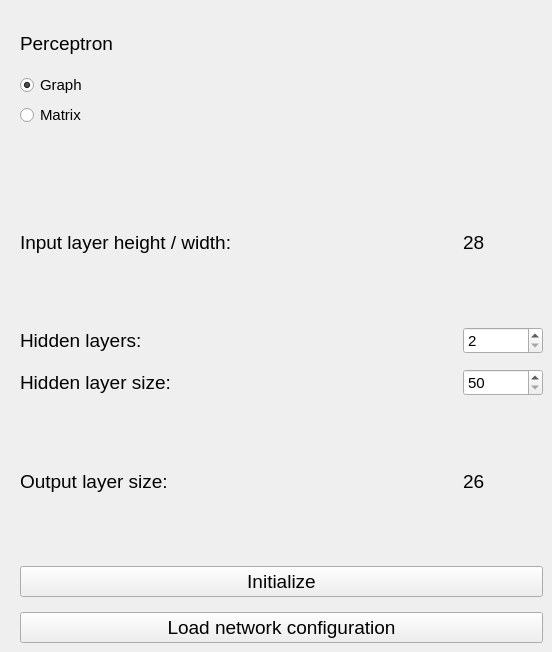
    <widget class="QWidget" name="tabInit">
     <attribute name="title">
      <string>Setup</string>
     </attribute>
     <widget class="QWidget" name="verticalLayoutWidget">
      <property name="geometry">
       <rect>
        <x>20</x>
        <y>20</y>
        <width>161</width>
        <height>107</height>
       </rect>
      </property>
      <layout class="QVBoxLayout" name="verticalLayout_2">
       <item>
        <widget class="QLabel" name="label">
         <property name="font">
          <font>
           <pointsize>14</pointsize>
          </font>
         </property>
         <property name="text">
          <string>Perceptron</string>
         </property>
        </widget>
       </item>
       <item>
        <widget class="QRadioButton" name="rbtnGraph">
         <property name="font">
          <font>
           <pointsize>11</pointsize>
          </font>
         </property>
         <property name="text">
          <string>Graph</string>
         </property>
         <property name="checked">
          <bool>true</bool>
         </property>
        </widget>
       </item>
       <item>
        <widget class="QRadioButton" name="rbtnMatrix">
         <property name="font">
          <font>
           <pointsize>11</pointsize>
          </font>
         </property>
         <property name="text">
          <string>Matrix</string>
         </property>
        </widget>
       </item>
      </layout>
     </widget>
     <widget class="QWidget" name="layoutWidget">
      <property name="geometry">
       <rect>
        <x>20</x>
        <y>172</y>
        <width>523</width>
        <height>471</height>
       </rect>
      </property>
      <layout class="QVBoxLayout" name="verticalLayout_3">
       <property name="spacing">
        <number>15</number>
       </property>
       <item>
        <layout class="QHBoxLayout" name="horizontalLayout">
         <property name="spacing">
          <number>10</number>
         </property>
         <item>
          <widget class="QLabel" name="lblLayerIn">
           <property name="sizePolicy">
            <sizepolicy hsizetype="Preferred" vsizetype="Preferred">
             <horstretch>0</horstretch>
             <verstretch>0</verstretch>
            </sizepolicy>
           </property>
           <property name="minimumSize">
            <size>
             <width>300</width>
             <height>0</height>
            </size>
           </property>
           <property name="baseSize">
            <size>
             <width>300</width>
             <height>0</height>
            </size>
           </property>
           <property name="font">
            <font>
             <pointsize>14</pointsize>
            </font>
           </property>
           <property name="text">
            <string>Input layer height / width:</string>
           </property>
          </widget>
         </item>
         <item>
          <widget class="QLabel" name="num_neurons_input">
           <property name="sizePolicy">
            <sizepolicy hsizetype="Fixed" vsizetype="Preferred">
             <horstretch>0</horstretch>
             <verstretch>0</verstretch>
            </sizepolicy>
           </property>
           <property name="minimumSize">
            <size>
             <width>80</width>
             <height>0</height>
            </size>
           </property>
           <property name="font">
            <font>
             <pointsize>14</pointsize>
            </font>
           </property>
           <property name="text">
            <string>28</string>
           </property>
          </widget>
         </item>
        </layout>
       </item>
       <item>
        <layout class="QHBoxLayout" name="horizontalLayout_2">
         <item>
          <widget class="QLabel" name="lblLayersNum">
           <property name="sizePolicy">
            <sizepolicy hsizetype="Preferred" vsizetype="Preferred">
             <horstretch>0</horstretch>
             <verstretch>0</verstretch>
            </sizepolicy>
           </property>
           <property name="minimumSize">
            <size>
             <width>300</width>
             <height>0</height>
            </size>
           </property>
           <property name="baseSize">
            <size>
             <width>300</width>
             <height>0</height>
            </size>
           </property>
           <property name="font">
            <font>
             <pointsize>14</pointsize>
            </font>
           </property>
           <property name="text">
            <string>Hidden layers:</string>
           </property>
          </widget>
         </item>
         <item>
          <widget class="QSpinBox" name="num_layers_hidden">
           <property name="sizePolicy">
            <sizepolicy hsizetype="Fixed" vsizetype="Fixed">
             <horstretch>0</horstretch>
             <verstretch>0</verstretch>
            </sizepolicy>
           </property>
           <property name="minimumSize">
            <size>
             <width>80</width>
             <height>0</height>
            </size>
           </property>
           <property name="font">
            <font>
             <pointsize>11</pointsize>
            </font>
           </property>
           <property name="minimum">
            <number>2</number>
           </property>
           <property name="maximum">
            <number>5</number>
           </property>
          </widget>
         </item>
        </layout>
       </item>
       <item>
        <layout class="QHBoxLayout" name="horizontalLayout_3">
         <item>
          <widget class="QLabel" name="lblLayer1">
           <property name="sizePolicy">
            <sizepolicy hsizetype="Preferred" vsizetype="Preferred">
             <horstretch>0</horstretch>
             <verstretch>0</verstretch>
            </sizepolicy>
           </property>
           <property name="minimumSize">
            <size>
             <width>300</width>
             <height>0</height>
            </size>
           </property>
           <property name="baseSize">
            <size>
             <width>300</width>
             <height>0</height>
            </size>
           </property>
           <property name="font">
            <font>
             <pointsize>14</pointsize>
            </font>
           </property>
           <property name="text">
            <string>Hidden layer size:</string>
           </property>
          </widget>
         </item>
         <item>
          <widget class="QSpinBox" name="num_neurons_hidden">
           <property name="sizePolicy">
            <sizepolicy hsizetype="Fixed" vsizetype="Fixed">
             <horstretch>0</horstretch>
             <verstretch>0</verstretch>
            </sizepolicy>
           </property>
           <property name="minimumSize">
            <size>
             <width>80</width>
             <height>0</height>
            </size>
           </property>
           <property name="font">
            <font>
             <pointsize>11</pointsize>
            </font>
           </property>
           <property name="minimum">
            <number>50</number>
           </property>
           <property name="maximum">
            <number>1000</number>
           </property>
           <property name="stepType">
            <enum>QAbstractSpinBox::AdaptiveDecimalStepType</enum>
           </property>
          </widget>
         </item>
        </layout>
       </item>
       <item>
        <layout class="QHBoxLayout" name="horizontalLayout_8">
         <item>
          <widget class="QLabel" name="lblLayerOut">
           <property name="sizePolicy">
            <sizepolicy hsizetype="Preferred" vsizetype="Preferred">
             <horstretch>0</horstretch>
             <verstretch>0</verstretch>
            </sizepolicy>
           </property>
           <property name="minimumSize">
            <size>
             <width>300</width>
             <height>0</height>
            </size>
           </property>
           <property name="baseSize">
            <size>
             <width>300</width>
             <height>0</height>
            </size>
           </property>
           <property name="font">
            <font>
             <pointsize>14</pointsize>
            </font>
           </property>
           <property name="text">
            <string>Output layer size:</string>
           </property>
          </widget>
         </item>
         <item>
          <widget class="QLabel" name="num_neurons_out">
           <property name="sizePolicy">
            <sizepolicy hsizetype="Fixed" vsizetype="Preferred">
             <horstretch>0</horstretch>
             <verstretch>0</verstretch>
            </sizepolicy>
           </property>
           <property name="minimumSize">
            <size>
             <width>80</width>
             <height>0</height>
            </size>
           </property>
           <property name="font">
            <font>
             <pointsize>14</pointsize>
            </font>
           </property>
           <property name="text">
            <string>26</string>
           </property>
          </widget>
         </item>
        </layout>
       </item>
       <item>
        <widget class="QPushButton" name="btnInit">
         <property name="sizePolicy">
          <sizepolicy hsizetype="Preferred" vsizetype="Fixed">
           <horstretch>0</horstretch>
           <verstretch>0</verstretch>
          </sizepolicy>
         </property>
         <property name="font">
          <font>
           <pointsize>14</pointsize>
          </font>
         </property>
         <property name="text">
          <string>Initialize</string>
         </property>
        </widget>
       </item>
       <item>
        <widget class="QPushButton" name="btnLoadNetworkConfiguration">
         <property name="sizePolicy">
          <sizepolicy hsizetype="Preferred" vsizetype="Fixed">
           <horstretch>0</horstretch>
           <verstretch>0</verstretch>
          </sizepolicy>
         </property>
         <property name="font">
          <font>
           <pointsize>14</pointsize>
          </font>
         </property>
         <property name="text">
          <string>Load network configuration</string>
         </property>
        </widget>
       </item>
      </layout>
     </widget>
    </widget>
